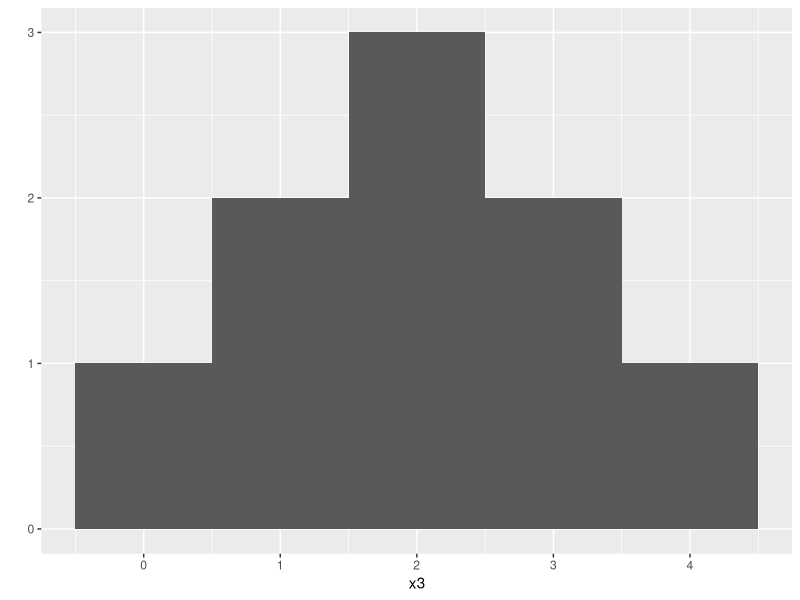
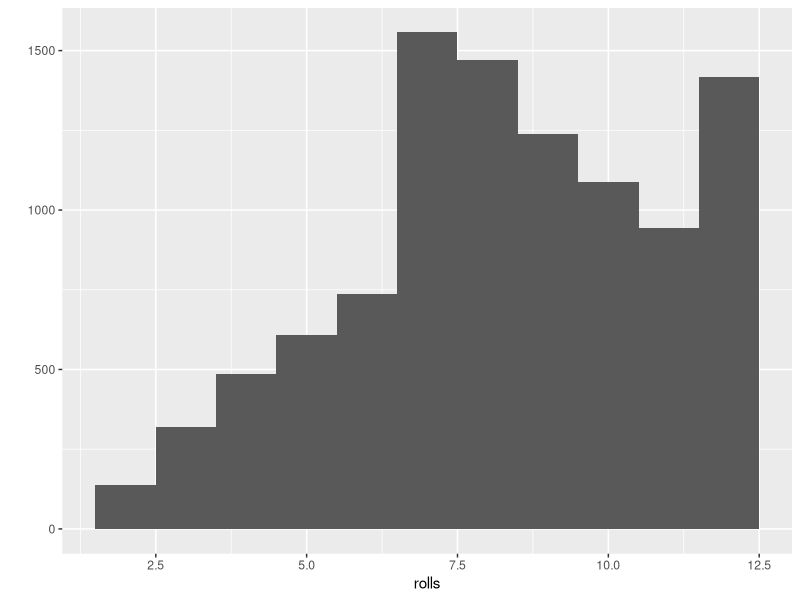
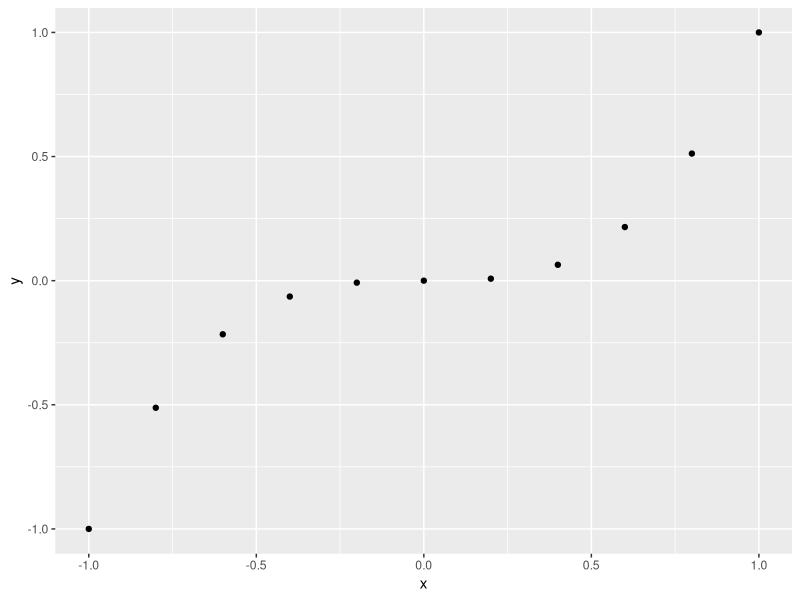
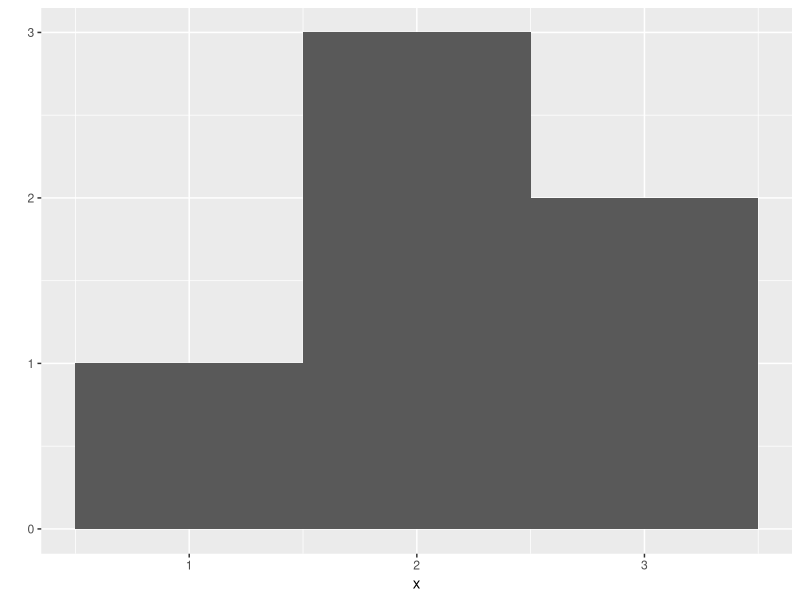
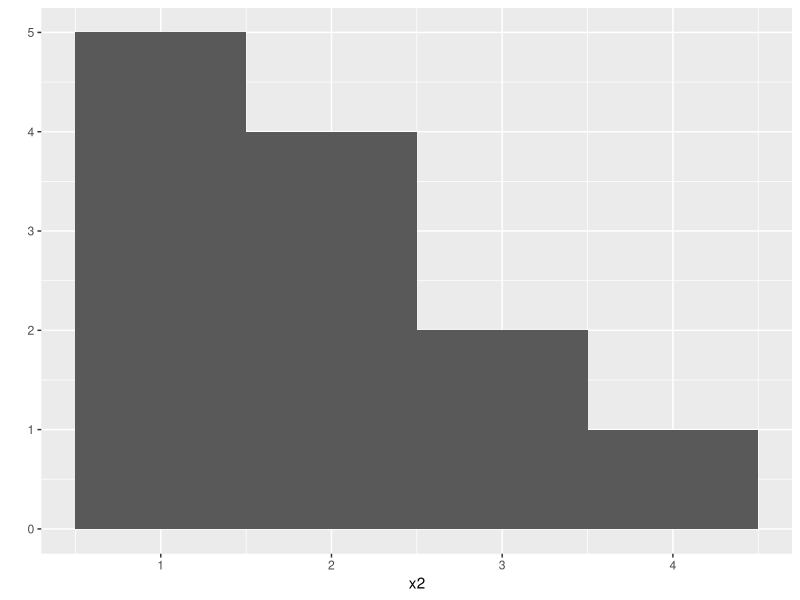
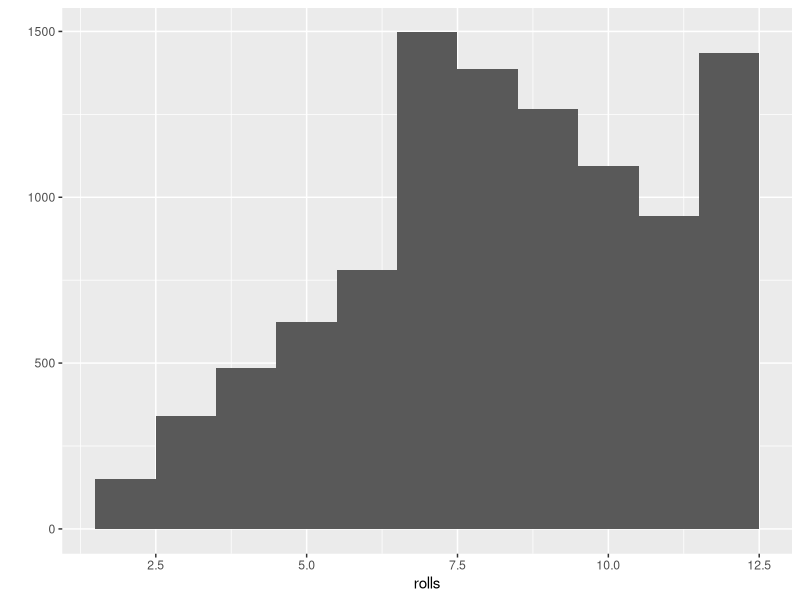

Write R code to recreate these figures, in order.
library("ggplot2")
#exercise 1
x3 <- c(0, 1, 1, 2, 2, 2, 3, 3, 4)
qplot(x3, binwidth = 1)
#exercise 2
roll <- function() {
  die <- 1:6
  dice <- sample(die, size = 2, replace = TRUE,
                 prob = c(1/8, 1/8, 1/8, 1/8, 1/8, 3/8))
  sum(dice)
}
#exercise 2 test
rolls <- replicate(10000, roll())
qplot(rolls, binwidth = 1)

#book examples
x <- c(-1, -0.8, -0.6, -0.4, -0.2, 0, 0.2, 0.4, 0.6, 0.8, 1)
x
y <- x^3
y
qplot(x, y)

x <- c(1, 2, 2, 2, 3, 3)
qplot(x, binwidth = 1)

x2 <- c(1, 1, 1, 1, 1, 2, 2, 2, 2, 3, 3, 4)
qplot(x2, binwidth = 1)

replicate(3, 1 + 1)
replicate(10, roll())

rolls <- replicate(10000, roll())
qplot(rolls, binwidth = 1)